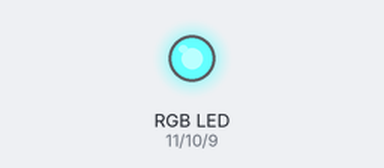
The sketch below on a simulated Arduino Uno, built with avr-gcc and run on an emulated ATmega328P. On the bench: an RGB LED mixed from three pins (HIGH = lit).

Above: at 0.05 s.
At 0.45 s:
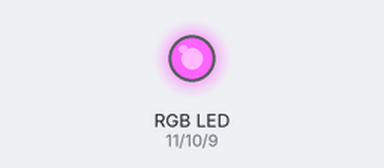
At 0.9 s:
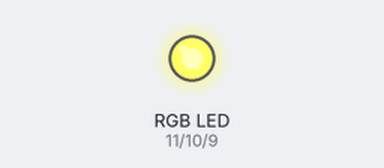
At 1.1 s:
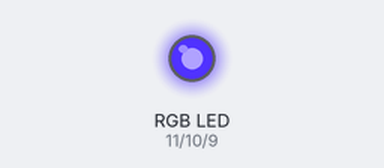
At 1.35 s:
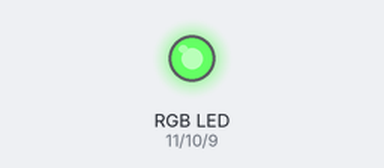
At 1.8 s:
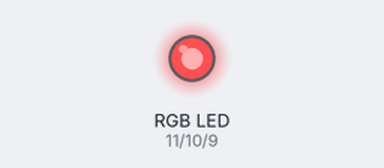
Timing chart, 0 to 4.1 s (numbered marks = the images above):
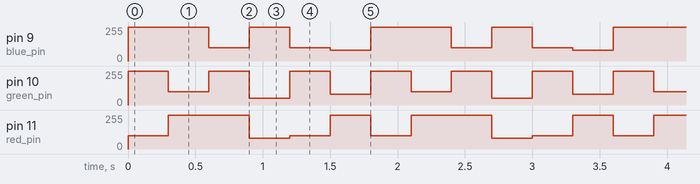

Measured:
- by itself, pin 9 (blue_pin): repeats every 1.8 s: 100/255 0.30 s, 255/255 0.30 s, 100/255 0.30 s, 80/255 0.30 s, 255/255 0.60 s
- by itself, pin 10 (green_pin): repeats every 1.8 s: 100/255 0.30 s, 255/255 0.30 s, 50/255 0.30 s, 255/255 0.30 s, 80/255 0.30 s, 255/255 0.30 s
- by itself, pin 11 (red_pin): repeats every 1.8 s: 255/255 0.60 s, 80/255 0.30 s, 100/255 0.30 s, 255/255 0.30 s, 100/255 0.30 s

The sketch:

rgbledtry1.ino
```cpp
int red_pin = 11;
int green_pin = 10;
int blue_pin = 9;

void setColour (int red, int green, int blue);
void setup() {
  // put your setup code here, to run once:

pinMode (red_pin, OUTPUT);
pinMode (green_pin, OUTPUT);
pinMode (blue_pin, OUTPUT);

}

void loop() {
  // put your main code here, to run repeatedly:
setColour (100, 255, 255);    //red
delay (300);

setColour (255, 100, 255);    //green
delay (300);

setColour(255, 255, 100);     //blue
delay (300);

setColour (80, 50, 255);  //yellow
delay (300);

setColour (100, 255, 100);  //purple
delay (300);

setColour (255, 80, 80);  //aqua
delay (300);

}

//Common Anode Configuration
void setColour (int red, int green, int blue){
  analogWrite (red_pin, red);
  analogWrite (green_pin, green);
  analogWrite (blue_pin, blue);
}
```
